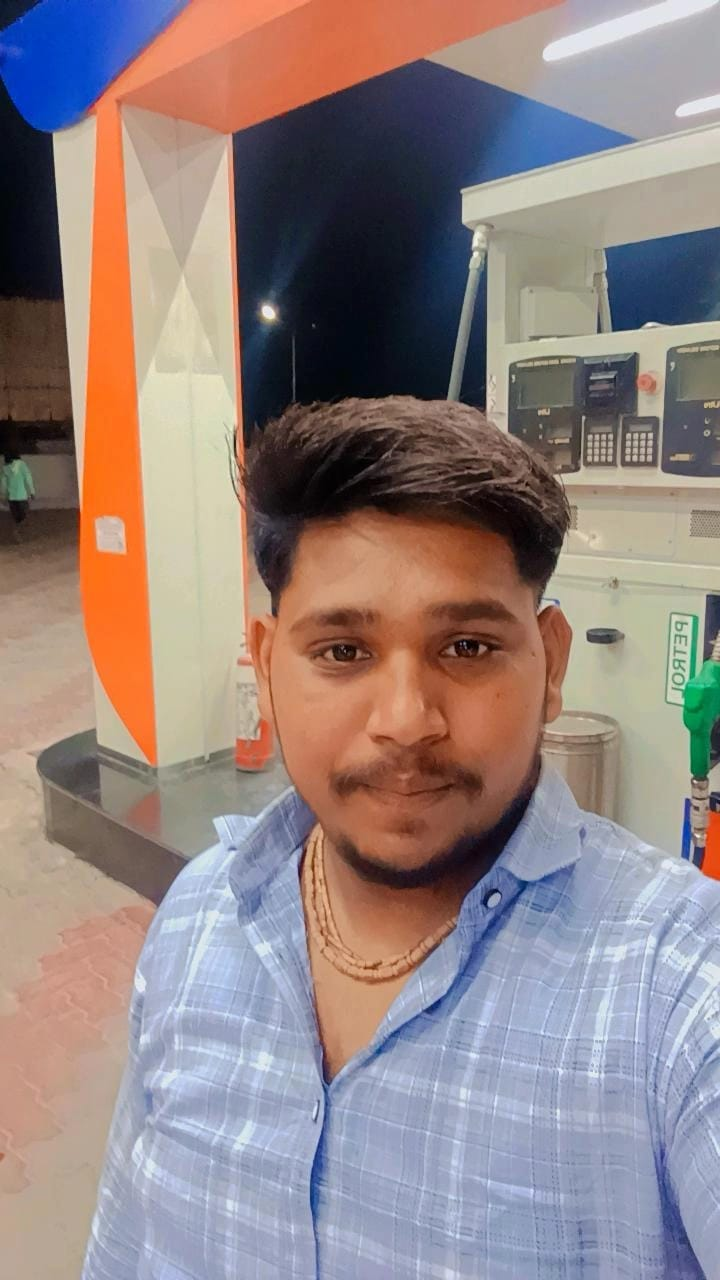
#> input picture CV Unit II Assignment/13_Magnitude_Spectrum/input.jpeg, 720 x 1280 px
$ python Program.py
#> lines starting #> are read from the running program, lines starting #| are printed output that depends on the picture
import cv2
import numpy as np


img = cv2.imread("input.jpeg", 0)
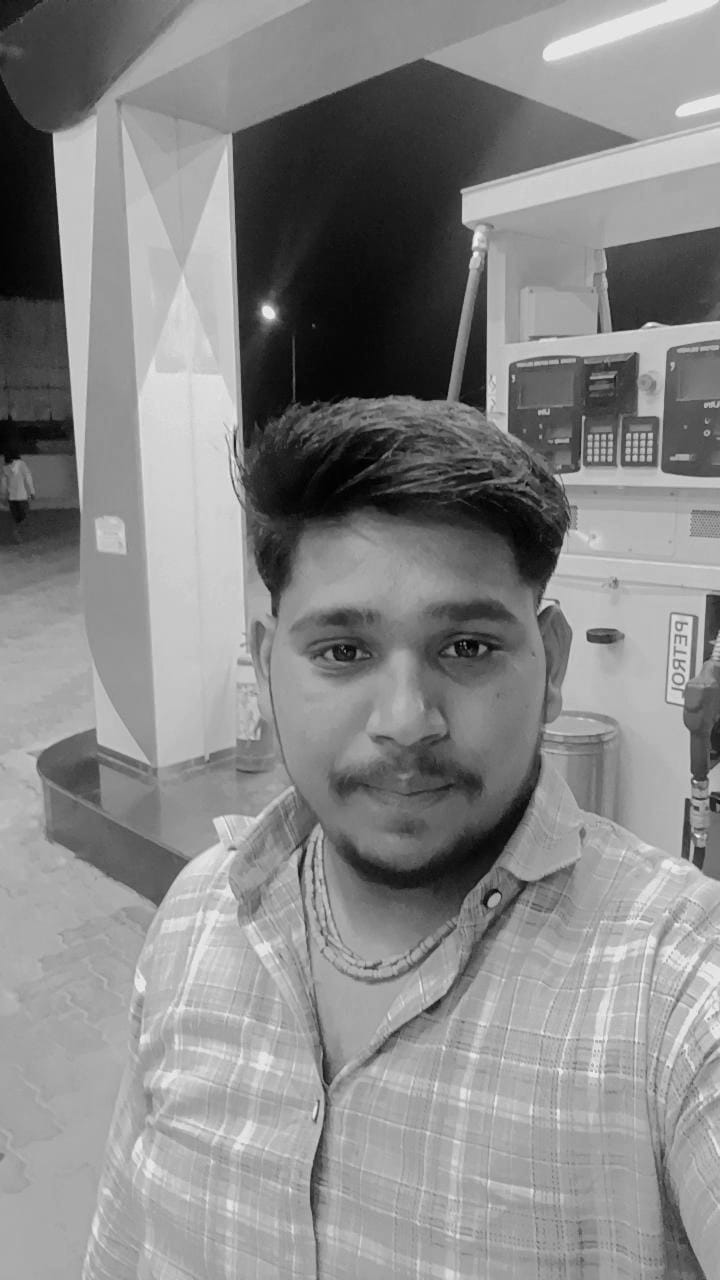
#> img: shape (1280, 720); min 0, max 247, mean 135.7
dft = cv2.dft(np.float32(img), flags=cv2.DFT_COMPLEX_OUTPUT)

# Shift low frequencies to the center
dft_shift = np.fft.fftshift(dft)

magnitude = cv2.magnitude(dft_shift[:, :, 0], dft_shift[:, :, 1])

magnitude = 20 * np.log(magnitude + 1)
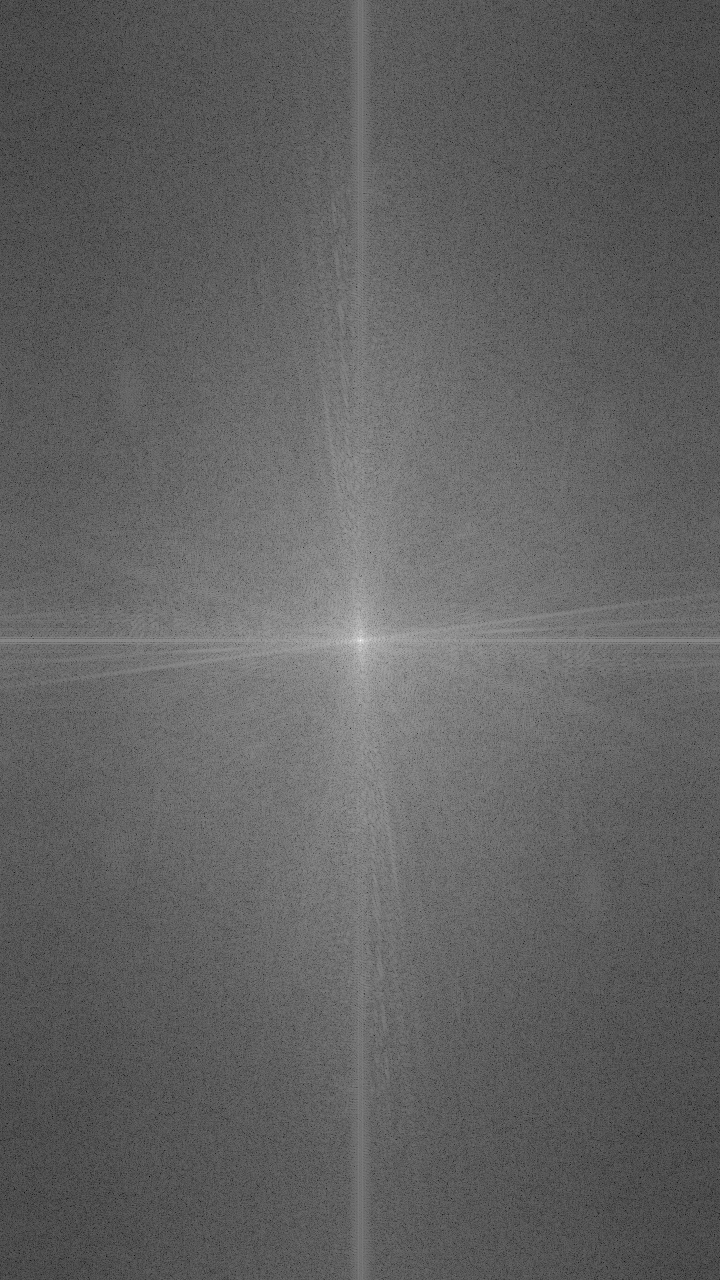
#> magnitude: shape (1280, 720) float32; min 13.5, max 372.9, mean 151.8; drawn with min black and max white
spectrum = cv2.normalize(magnitude, None, 0, 255, cv2.NORM_MINMAX)

cv2.imshow("Original Image", img)
cv2.imwrite("Output.png", spectrum.astype(np.uint8))
